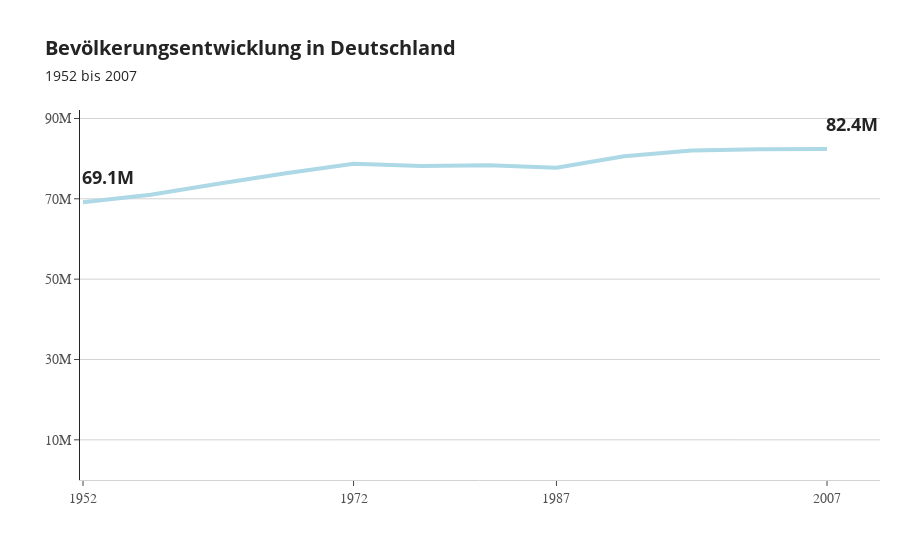

Here is the notebook cell this chart was saved with:
### Markdown cell above
## Template

### Code cell
'''SET Template '''
fig.update_layout(
    template="simple_white",
)

### Figure 1 — Plotly figure (JSON) as saved in the notebook; plotly's stock layout.template omitted (floating-point values rounded to 4 significant figures)
{"data": [{"line": {"color": "lightblue", "width": 4}, "mode": "lines", "type": "scatter", "x": [1952, 1957, 1962, 1967, 1972, 1977, 1982, 1987, 1992, 1997, 2002, 2007], "y": [69145952, 71019069, 73739117, 76368453, 78717088, 78160773, 78335266, 77718298, 80597764, 82011073, 82350671, 82400996]}], "layout": {"annotations": [{"font": {"size": 18}, "showarrow": false, "text": "<b>69.1M</b>", "x": 1952, "xshift": 25, "y": 69145952, "yshift": 25}, {"font": {"size": 18}, "showarrow": false, "text": "<b>82.4M</b>", "x": 2007, "xshift": 25, "y": 82400996, "yshift": 25}], "autosize": false, "margin": {"autoexpand": false, "r": 20, "t": 110}, "plot_bgcolor": "white", "showlegend": false, "title": {"font": {"size": 20}, "text": "<b>Bevölkerungsentwicklung in Deutschland</b><br><span style=\"font-size: 14px;\">1952 bis 2007</span>"}, "xaxis": {"linecolor": "lightgrey", "showgrid": false, "showline": true, "showticklabels": true, "tickfont": {"color": "rgb(82, 82, 82)", "family": "Arial", "size": 14}, "tickmode": "array", "ticks": "outside", "tickvals": [1952, 1972, 1987, 2007]}, "yaxis": {"dtick": 20000000, "gridcolor": "lightgrey", "gridwidth": 1, "rangemode": "tozero", "showgrid": true, "tick0": 10000000, "tickfont": {"color": "rgb(82, 82, 82)", "family": "Arial", "size": 14}}}}
